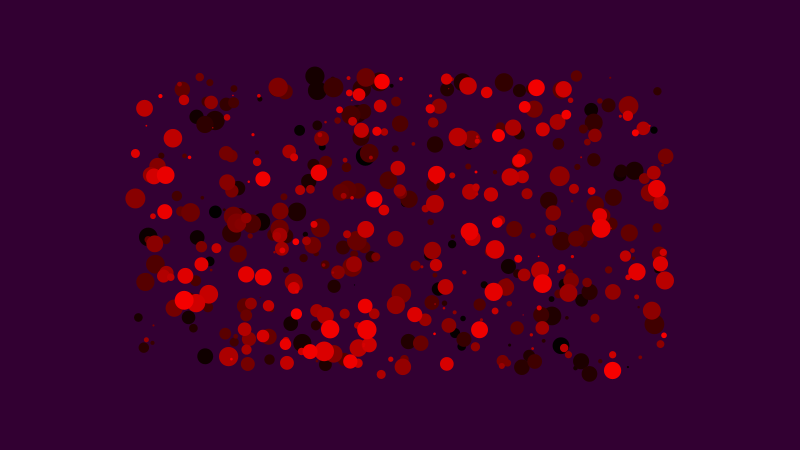
Frame 1 (no input)
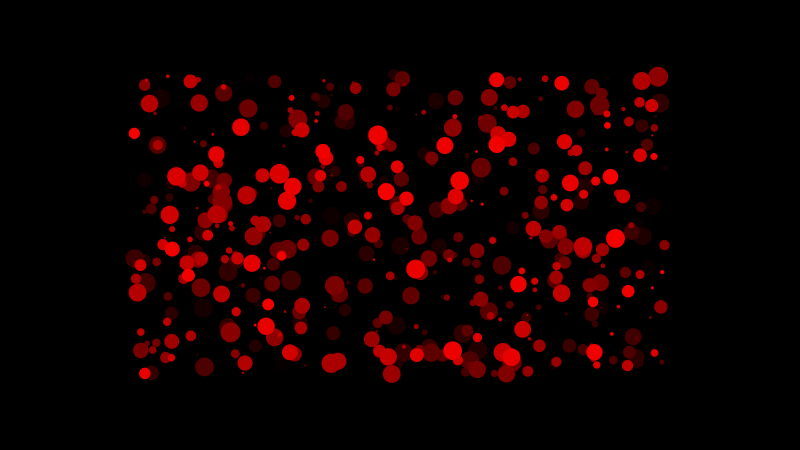
Frame 60 (the mouse pressed at the canvas centre just before this capture)
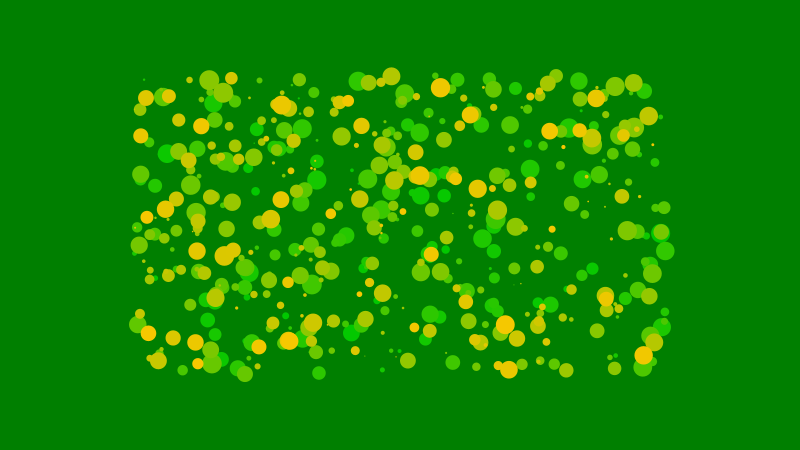
Frame 120 (the mouse held since frame 60 and released just before this capture)

The Processing sketch that drew these frames (run headless with seeded random() and noise(); from frame 60 on, the mouse is pressed at the canvas centre):

// Processing sketch: processing_41266
// ── processing_41266.pde

int ballCount = 500;
int ballSize = 20;
int ballSpeed = 3;

float[]speedx = new float [ballCount];

float[]speedy = new float [ballCount];

float[]x = new float [ballCount];

float[]y = new float [ballCount];

float[]diam = new float [ballCount];
boolean a=false;
int c=0;
void setup(){
 
 size(800,450);
 background(0);
 smooth();
  for (int i=0; i<ballCount; i++){
 speedx[i] = random (1,ballSpeed);
 speedy[i] = random (-ballSpeed,ballSpeed);
 diam[i] = random(1,ballSize);
  } 
 noStroke();
frameRate(60); 
}


void draw(){
 c=c+50;
 if (c>255){
  c=0;
}
  if (a=true){
    
  background(c,map(mouseX,0,width,0,255),c);
  println('*');

} else {
  println('$');
}
  
 for (int i=0; i<ballCount; i++){

 
 x[i] = width/2+random(-width/3,width/3);
 y[i] = height/2+random(-height/3,height/3);
 }
 
//background(0);
for(int i=0; i<ballCount;i++){
fill( i/2, mouseX/2, 0); 
ellipse(x[i],y[i],diam[i],diam[i]);
x[i]+=speedx[i];
y[i]+=speedy[i];



if (x[i]+ diam[i]/2>=width || x[i]<=diam[i]/2){
 speedx[i]*=-1;
}

if (y[i]+ diam[i]/2>=height || y[i]<=diam[i]/2){
 speedy[i]*=-1;
}



}

}

void mousePressed(){
a=!a;

}
